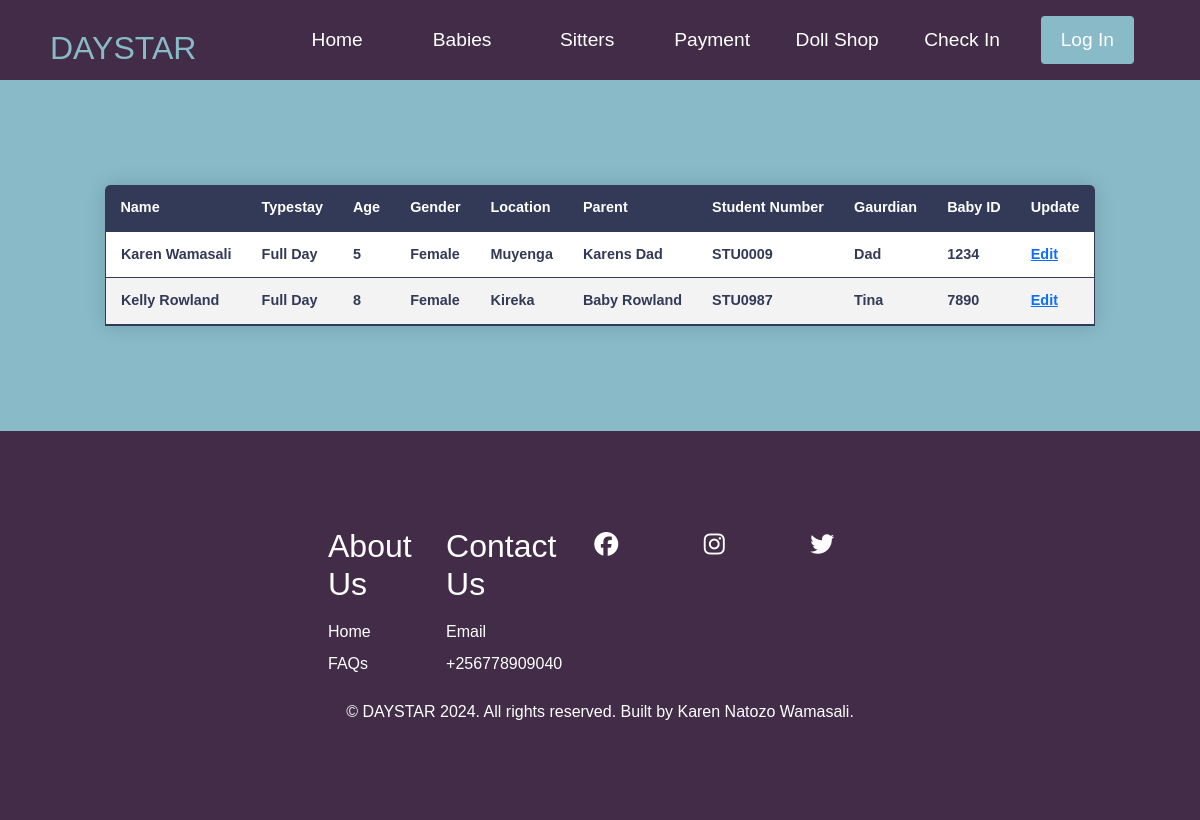
The page /all-babies/ on the database its author committed.
### daystar_app/models.py (models this page shows, shortened)
class Babies(models.Model):
    name = models.CharField(max_length=70, null=False, blank=False)
    typestay = models.ForeignKey(Type_stay, on_delete=models.CASCADE)
    age = models.IntegerField(null=True, blank=True)
    gender = models.CharField(max_length=10, null=True, blank=True)
    location = models.CharField(max_length=10, null=True, blank=True)
    parent = models.CharField(max_length=50, null=True, blank=True)
    student_number = models.CharField(max_length=40, null=True, blank=True)
    gaurdian = models.CharField(max_length=10, null=True, blank=True)
    baby_id = models.CharField(max_length=10, null=True, blank=True)

class Type_stay(models.Model):
    name = models.CharField(max_length=50, null=True, blank=True)
    def __str__(self):
        return self.name

### daystar_app/views.py (the view)
# urls.py: path('all-babies/', views.babydisplay, name='babydisplay'),
def babydisplay(request):
    baby = Babies.objects.all()
    return render(request, 'daystar-app/all-babies.html', {'baby':baby})

### daystar_app/templates/daystar-app/all-babies.html (shortened to what this page needs)
<!DOCTYPE html>
<html lang="en">
<head>
    <link href="https://cdn.jsdelivr.net/npm/bootstrap@5.3.3/dist/css/bootstrap.min.css" rel="stylesheet">
    <link rel="stylesheet" href="/static/css/styles.css">
</head>
<body>
{% block content %}
     <nav class="navbar">
        <div class="navbar__container">
            <a href="/dashboards" id="navbar__logo">DAYSTAR</a>
            <ul class="navbar__menu">
                <li class="navbar__item">
                    <a href="/" class="navbar__links" id="home-page">Home</a>
                </li>
                <li class="navbar__item">
                    <a href="/babies" class="navbar__links" id="babies-page">Babies</a>
                </li>
                <li class="navbar__item">
                    <a href="/sitters" class="navbar__links" id="sitters-page">Sitters</a>
                </li>
                <li class="navbar__item">
                    <a href="/payment" class="navbar__links" id="payment-page">Payment</a>
                </li>
                <li class="navbar__item">
                    <a href="/dolls-shop" class="navbar__links" id="doll-shop">Doll Shop</a>
                </li>
                <li class="navbar__item">
                    <a href="/checkin" class="navbar__links" id="doll-shop">Check In</a>
                </li>
                <li class="navbar__btn">
                    <a href="/accounts/login" class="button" id="login">Log In</a>
                </li>
            </ul>
        </div>
    </nav>
        <div class="services">
            <table class="content-table">
                <thead>
                    <tr>
                        <th>Name</th>
                        <th>Typestay</th>
                        <th>Age</th>
                        <th>Gender</th>
                        <th>Location</th>
                        <th>Parent</th>
                        <th>Student Number</th>
                        <th>Gaurdian</th>
                        <th>Baby ID</th>
                        <th>Update</th>
                    </tr>
                </thead>
                <tbody>
{% for item in baby %}
                    <tr class="active-row">
                        <td>{{ item.name }}</td>
                        <td>{{ item.typestay }}</td>
                        <td>{{ item.age }}</td>
                        <td>{{ item.gender }}</td>
                        <td>{{ item.location }}</td>
                        <td>{{ item.parent }}</td>
                        <td>{{ item.student_number }}</td>
                        <td>{{ item.gaurdian }}</td>
                        <td>{{ item.baby_id }}</td>
                        <td><a href="">Edit</a></td>
                    </tr>
    {% endfor %}
                </tbody>
            </table>
        </div>
   <div class="footer__container">
    <div class="footer__links">
        <div class="footer__link--wrapper">
            <div class="footer__link--items">
                <h2>About Us</h2>
                    <a href="#services">Home</a>
                    <a href="#services">FAQs</a>
            </div>
            <div class="footer__link--items">
                <h2>Contact Us</h2>
                    <a href="mailto:karen@gmail.com">Email</a>
                    <a href="#">+256778909040</a>
            </div>
             <section class="social__media">
                <div class="footer__link--items">
                    <div class="social__icons">
                        <a href="#" class="social__icon--link" target="_blank"><i class="fab fa-facebook"></i></a>
                        <a href="#" class="social__icon--link"><i class="fab fa-instagram"></i></a>
                        <a href="#" class="social__icon--link"><i class="fab fa-twitter"></i></a>
                    </div>
                </div>
            </section>
        </div>
    </div>
    <div>
        <p class="website__rights">© DAYSTAR 2024. All rights reserved. Built by Karen Natozo Wamasali.</p>
    </div>
</div>
{% endblock %}
</body>
</html>

### daystar_app/static/css/styles.css (style rules this page uses)
* { box-sizing: border-box; margin: 0; padding: 0; font-family: 'Kumbh sans', sans-serif; scroll-behavior: smooth; }
.navbar { background: #422C47; height: 80px; display: flex; justify-content: center; align-items: center; font-size: 1.2rem; position: sticky; top: 0; z-index: 999; }
.navbar__container { display: flex; justify-content: space-between; height: 80px; z-index: 1; width: 100%; max-width: 1300px; margin: 0 auto; padding: 0 50px; }
#navbar__logo { background-color: #88BAC8; background-size: 100%; -webkit-background-clip: text; -moz-background-clip: text; -webkit-text-fill-color: transparent; -moz-text-fill-color: transparent; display: flex; align-items: center; cursor: pointer; text-decoration: none; font-size: 2rem; }
.navbar__menu { display: flex; list-style: none; align-items: center; }
.navbar__item { height: 80px; }
.navbar__links { color: white; display: flex; align-items: center; justify-content: center; width: 125px; text-decoration: none; height: 100%; }
.navbar__btn { display: flex; justify-content: center; align-items: center; padding: 0 1rem; width: 100%; }
.button { display: flex; justify-content: center; align-content: center; text-decoration: none; padding: 10px 20px; height: 100%; width: 100%; border: none; outline: none; border-radius: 4px; background: #88BAC8; color: #fff; transition: all 0.3s ease; }
.services { background: #88BAC8; display: flex; flex-direction: column; justify-content: center; align-items: center; height: 100%; padding: 5rem 5rem; }
.footer__container { background-color: #422C47; padding: 5rem 0; display: flex; flex-direction: column; justify-content: center; align-items: center; }
.footer__links { width: 100%; max-width: 1000px; display: flex; justify-content: center; }
.footer__link--wrapper { display: flex; }
.footer__link--items { display: flex; flex-direction: column; align-items: flex-start; margin: 16px; text-align: left; width: 160px; box-sizing: border-box; }
.footer__link--items h2 { margin-bottom: 16px; color: #fff; }
.footer__link--items a { color: #fff; text-decoration: none; margin-bottom: 0.5rem; transition: 0.3 ease-out; }
.social__icon--link { color: #88BAC8; font-size: 24px; }
.social__media { max-width: 1000px; width: 100%; }
.social__icons { display: flex; justify-content: space-between; align-items: center; width: 240px; }
.website__rights { color: #fff; }
.content-table { border-collapse: collapse; margin: 25px 0; font-size: 0.9em; min-width: 400px; border-radius: 5px 5px 0 0; overflow: hidden; box-shadow: 0 0 20px rgba(0, 0, 0, 0.15); background-color: #fff; }
.content-table thead tr { background-color: #333A57; color: #ffffff; text-align: left; font-weight: bold; }
.content-table th, .content-table td { padding: 12px 15px; }
.content-table tbody tr { border: 1px solid #333A57; }
.content-table tbody tr:nth-of-type(even) { background-color: #f3f3f3; }
.content-table tbody tr:last-of-type { border-bottom: 2px solid #333A57; }
.content-table tbody tr.active-row { font-weight: bold; color: #333A57; }

### rows shown on the page
Babies: name "Karen Wamasali", typestay "Full Day", age "5", gender "Female", location "Muyenga", parent "Karens Dad", student_number "STU0009", gaurdian "Dad", baby_id "1234"
Babies: name "Kelly Rowland", typestay "Full Day", age "8", gender "Female", location "Kireka", parent "Baby Rowland", student_number "STU0987", gaurdian "Tina", baby_id "7890"
